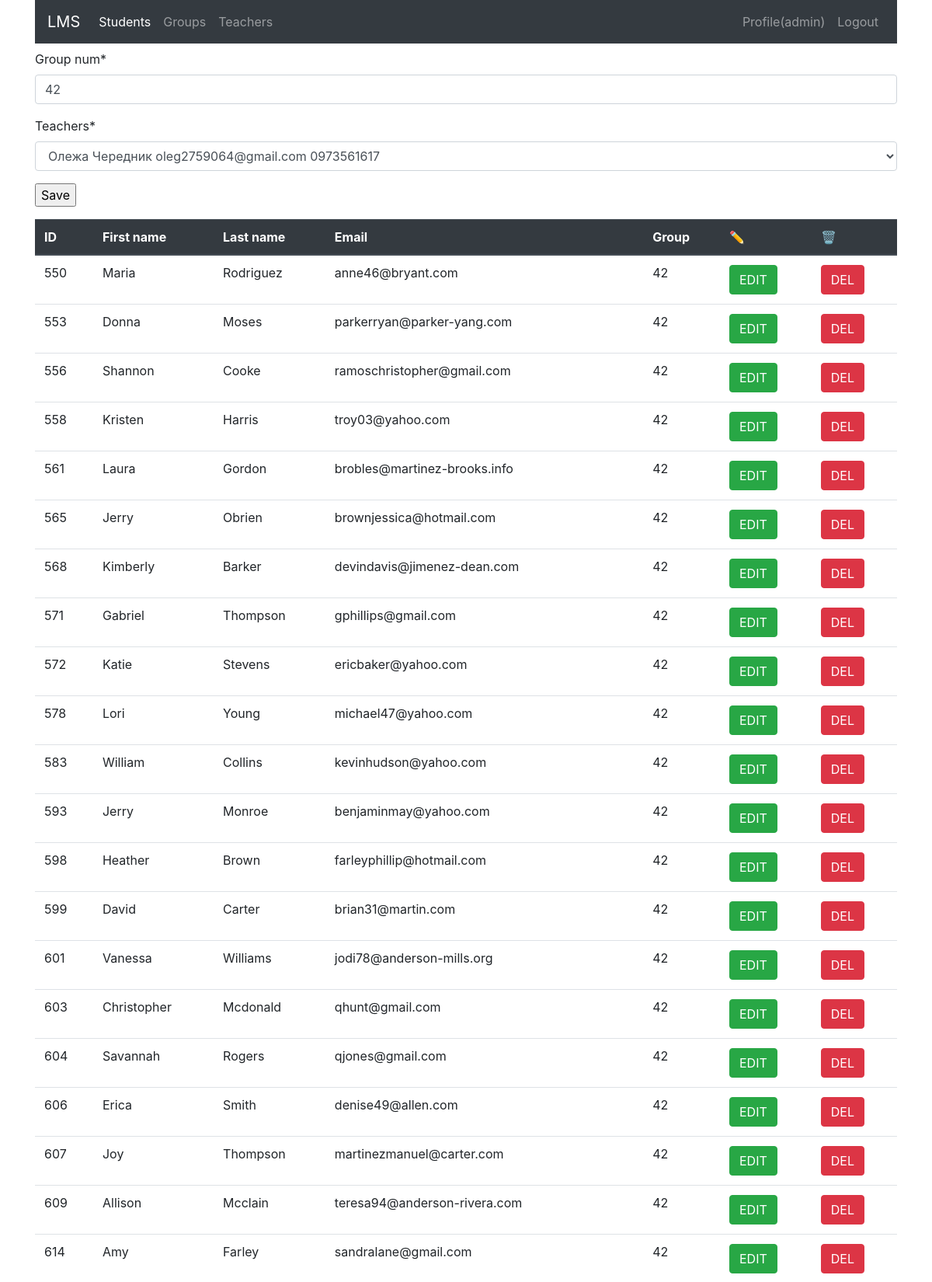
Page /group/edit/3 (signed in, upper part) on the committed database.
### group/models.py (models this page shows, shortened)
class Group(models.Model):
    group_num = models.IntegerField(null=False, default=0)
    teachers = models.ForeignKey(to=Teacher, null=True, on_delete=models.SET_NULL, related_name='group')

### student/models.py (models this page shows, shortened)
class Student(models.Model):
    first_name = models.CharField(max_length=40, null=False)
    last_name = models.CharField(max_length=25, null=False)
    email = models.EmailField(max_length=40, null=True)
    birthdate = models.DateField(default=datetime.date.today)
    phone_number = models.CharField(max_length=25, null=False)
    group = models.ForeignKey(to=Group, null=True, on_delete=models.SET_NULL, related_name='student')

### group/views.py (the view, shortened to what this page needs)
# urls.py: path('edit/<int:pk>', GroupUpdateViews.as_view(), name='edit'),
class GroupUpdateViews(LoginRequiredMixin, UpdateView):
    model = Group
    template_name = 'group_edit.html'
    form_class = GroupEditForm
    login_url = reverse_lazy('login')

### group/forms.py
class GroupEditForm(ModelForm):
    class Meta:
        model = Group
        fields = "__all__"

### teacher/models.py (called while the page is built)
    def __str__(self):
        return f"{self.first_name} {self.last_name} {self.email} {self.phone_number}"

### group/templates/group_edit.html (shortened to what this page needs)
{% extends 'base.html' %}
{% load crispy_forms_tags %}
{%block content%}
    <form method="post">
     {{ form|crispy }}
    <input type="submit" value="Save"><br>
    </form>
{% with students_list=group.student.all %}
    {% include 'includes/student_table.html' %}
{% endwith %}
{%endblock%}

### templates/base.html (shortened to what this page needs)
<div class="container-xl">
    <!DOCTYPE html>
    <html lang="en">
    <head>
        <link rel="stylesheet" href="https://stackpath.bootstrapcdn.com/bootstrap/4.5.0/css/bootstrap.min.css"
>
    </head>
    <body>
    <nav class="navbar navbar-expand-lg navbar-dark bg-dark">
        <a class="navbar-brand" href="{% url 'index' %}">LMS</a>
        <div class="collapse navbar-collapse" id="navbarNav">
            <ul class="navbar-nav mr-auto">
                <li class="nav-item active">
                    <a class="nav-link" href="{% url 'students:list' %}"> Students </a>
                </li>
                <li class="nav-item">
                    <a class="nav-link" href="{% url 'group:list' %}"> Groups</a>
                </li>
                <li class="nav-item">
                    <a class="nav-link" href="{% url 'teacher:list' %}"> Teachers</a>
                </li>
            </ul>
            <ul class="navbar-nav">
                {% if user.is_authenticated %}
                <li class="nav-item">
                    <a class="nav-link" href="{% url 'profile' %}">Profile({{ user.username }})</a>
                </li>
                <li class="nav-item">
                    <a class="nav-link" href="{% url 'logout' %}">Logout</a>
                </li>
                {% endif %}
            </ul>
        </div>
    </nav>
    {%block content %}
    {%endblock%}
</div>
</body>
</html>

### student/templates/includes/student_table.html
{% if students_list %}
    <table class="table table-hover">
        <thead class="thead-dark">
        <tr>
          <th>ID</th>
          <th>First name</th>
          <th>Last name</th>
          <th>Email</th>
          <th>Group</th>
            <th>✏</th>
            <th>🗑</th>
        </tr>
        </thead>
        {% for student in students_list %}
            <tr>
              <td> {{ student.id }}</td>
              <td> {{ student.first_name }}</td>
              <td> {{ student.last_name }}</td>
              <td> {{ student.email }}</td>
              <td> {{ student.group.group_num }}</td>
              <td> <a href="{% url 'students:edit' student.id %}" class="btn btn-success">EDIT</a></td>
                <td> <a href="{% url 'students:del' student.id %}" class="btn btn-danger">DEL</a></td>
            </tr>
        {% endfor %}
    </table>
{% else %}
    <p>Sorry, list is empty</p>
{% endif %}

### rows in the picture
Group: group_num "42", teachers "Олежа Чередник oleg2759064@gmail.com 0973561617"
Student: id "550", first_name "Maria", last_name "Rodriguez", email "anne46@bryant.com", group.group_num "42"
Student: id "553", first_name "Donna", last_name "Moses", email "parkerryan@parker-yang.com", group.group_num "42"
Student: id "556", first_name "Shannon", last_name "Cooke", email "ramoschristopher@gmail.com", group.group_num "42"
Student: id "558", first_name "Kristen", last_name "Harris", email "troy03@yahoo.com", group.group_num "42"
Student: id "561", first_name "Laura", last_name "Gordon", email "brobles@martinez-brooks.info", group.group_num "42"
Student: id "565", first_name "Jerry", last_name "Obrien", email "brownjessica@hotmail.com", group.group_num "42"
Student: id "568", first_name "Kimberly", last_name "Barker", email "devindavis@jimenez-dean.com", group.group_num "42"
Student: id "571", first_name "Gabriel", last_name "Thompson", email "gphillips@gmail.com", group.group_num "42"
Student: id "572", first_name "Katie", last_name "Stevens", email "ericbaker@yahoo.com", group.group_num "42"
Student: id "578", first_name "Lori", last_name "Young", email "michael47@yahoo.com", group.group_num "42"
Student: id "583", first_name "William", last_name "Collins", email "kevinhudson@yahoo.com", group.group_num "42"
Student: id "593", first_name "Jerry", last_name "Monroe", email "benjaminmay@yahoo.com", group.group_num "42"
Student: id "598", first_name "Heather", last_name "Brown", email "farleyphillip@hotmail.com", group.group_num "42"
Student: id "599", first_name "David", last_name "Carter", email "brian31@martin.com", group.group_num "42"
Student: id "601", first_name "Vanessa", last_name "Williams", email "jodi78@anderson-mills.org", group.group_num "42"
Student: id "603", first_name "Christopher", last_name "Mcdonald", email "qhunt@gmail.com", group.group_num "42"
Student: id "604", first_name "Savannah", last_name "Rogers", email "qjones@gmail.com", group.group_num "42"
Student: id "606", first_name "Erica", last_name "Smith", email "denise49@allen.com", group.group_num "42"
Student: id "607", first_name "Joy", last_name "Thompson", email "martinezmanuel@carter.com", group.group_num "42"
Student: id "609", first_name "Allison", last_name "Mcclain", email "teresa94@anderson-rivera.com", group.group_num "42"
Student: id "614", first_name "Amy", last_name "Farley", email "sandralane@gmail.com", group.group_num "42"

### other values in the picture
{{ user.username }} "admin"
